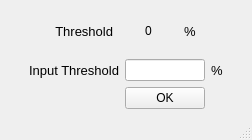
<?xml version="1.0" encoding="UTF-8"?>
<ui version="4.0">
 <class>MainWindow</class>
 <widget class="QMainWindow" name="MainWindow">
  <property name="geometry">
   <rect>
    <x>0</x>
    <y>0</y>
    <width>252</width>
    <height>140</height>
   </rect>
  </property>
  <property name="windowTitle">
   <string>MainWindow</string>
  </property>
  <widget class="QWidget" name="centralwidget">
   <layout class="QGridLayout" name="gridLayout_3">
    <item row="0" column="0">
     <layout class="QGridLayout" name="gridLayout_2">
      <item row="0" column="0">
       <layout class="QHBoxLayout" name="horizontalLayout_2">
        <item>
         <widget class="QLabel" name="label_2">
          <property name="sizePolicy">
           <sizepolicy hsizetype="Maximum" vsizetype="Preferred">
            <horstretch>0</horstretch>
            <verstretch>0</verstretch>
           </sizepolicy>
          </property>
          <property name="font">
           <font>
            <pointsize>10</pointsize>
           </font>
          </property>
          <property name="text">
           <string>Threshold</string>
          </property>
          <property name="alignment">
           <set>Qt::AlignRight|Qt::AlignTrailing|Qt::AlignVCenter</set>
          </property>
         </widget>
        </item>
        <item>
         <widget class="QLabel" name="OldThreshold">
          <property name="sizePolicy">
           <sizepolicy hsizetype="Fixed" vsizetype="Preferred">
            <horstretch>0</horstretch>
            <verstretch>0</verstretch>
           </sizepolicy>
          </property>
          <property name="text">
           <string>0</string>
          </property>
          <property name="alignment">
           <set>Qt::AlignCenter</set>
          </property>
         </widget>
        </item>
        <item>
         <widget class="QLabel" name="label_3">
          <property name="sizePolicy">
           <sizepolicy hsizetype="Maximum" vsizetype="Preferred">
            <horstretch>0</horstretch>
            <verstretch>0</verstretch>
           </sizepolicy>
          </property>
          <property name="font">
           <font>
            <pointsize>10</pointsize>
           </font>
          </property>
          <property name="text">
           <string>%</string>
          </property>
         </widget>
        </item>
       </layout>
      </item>
      <item row="1" column="0">
       <layout class="QGridLayout" name="gridLayout">
        <item row="0" column="0">
         <widget class="QLabel" name="label">
          <property name="font">
           <font>
            <pointsize>10</pointsize>
           </font>
          </property>
          <property name="text">
           <string>Input Threshold</string>
          </property>
         </widget>
        </item>
        <item row="0" column="2">
         <widget class="QLabel" name="label_4">
          <property name="font">
           <font>
            <pointsize>10</pointsize>
           </font>
          </property>
          <property name="text">
           <string>%</string>
          </property>
         </widget>
        </item>
        <item row="0" column="1">
         <widget class="QLineEdit" name="ThresholdValue">
          <property name="sizePolicy">
           <sizepolicy hsizetype="Ignored" vsizetype="Fixed">
            <horstretch>0</horstretch>
            <verstretch>0</verstretch>
           </sizepolicy>
          </property>
         </widget>
        </item>
        <item row="1" column="1">
         <widget class="QPushButton" name="OKBT">
          <property name="text">
           <string>OK</string>
          </property>
         </widget>
        </item>
       </layout>
      </item>
     </layout>
    </item>
   </layout>
  </widget>
  <widget class="QMenuBar" name="menubar">
   <property name="geometry">
    <rect>
     <x>0</x>
     <y>0</y>
     <width>252</width>
     <height>21</height>
    </rect>
   </property>
  </widget>
  <widget class="QStatusBar" name="statusbar"/>
 </widget>
 <resources/>
 <connections/>
</ui>
